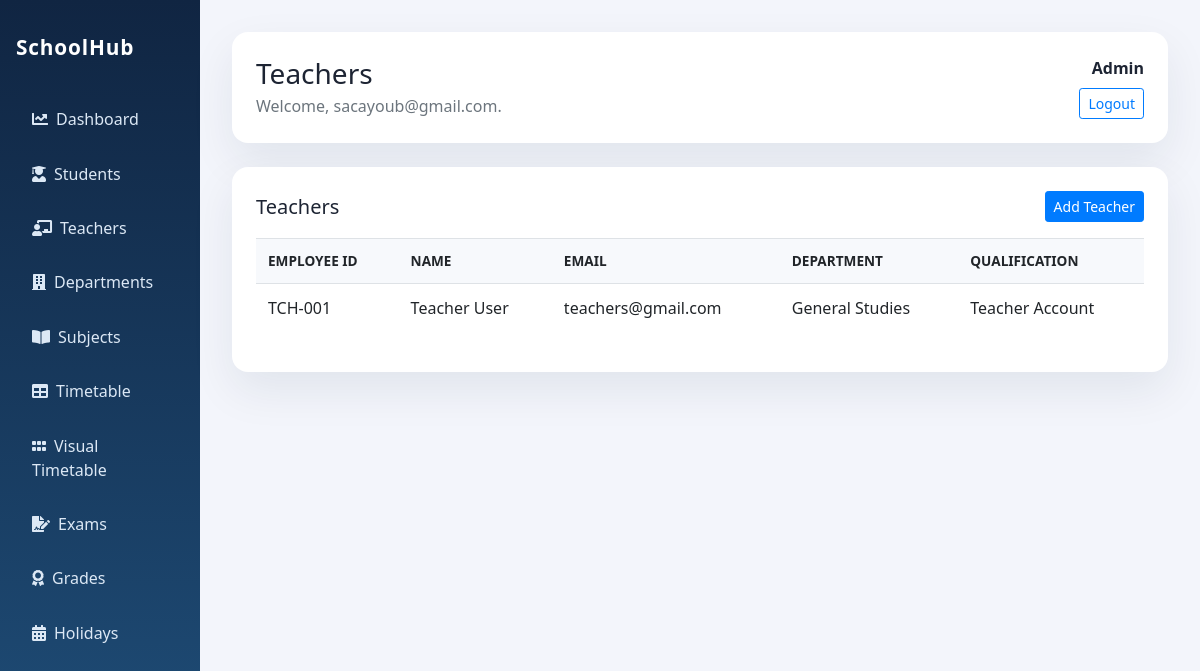
The app's page /teachers/ (signed in) with its own data.
### home_auth/models.py (models this page shows, shortened)
class CustomUser(AbstractUser):
    username = models.CharField(max_length=100, unique=True)
    email = models.EmailField(max_length=255, unique=True, db_index=True)
    is_authorized = models.BooleanField(default=False)
    login_token = models.CharField(max_length=6, blank=True, null=True)
    first_name = models.CharField(max_length=30, blank=True)
    last_name = models.CharField(max_length=30, blank=True)
    date_joined = models.DateTimeField(auto_now_add=True)
    is_student = models.BooleanField(default=False)
    is_admin = models.BooleanField(default=False)
    is_teacher = models.BooleanField(default=False)
    USERNAME_FIELD = "email"
    REQUIRED_FIELDS = []
    objects = CustomUserManager()
    class Meta:
        ordering = ["email"]
    @property
    def role(self):
        if self.is_superuser or self.is_admin:
            return "Admin"
        if self.is_teacher:
            return "Teacher"
        if self.is_student:
            return "Student"
        return "User"

### faculty/models.py (models this page shows, shortened)
class TeacherProfile(models.Model):
    user = models.OneToOneField(
        settings.AUTH_USER_MODEL,
        on_delete=models.SET_NULL,
        related_name="teacher_profile",
        null=True,
        blank=True,
    )
    department = models.ForeignKey(
        Department,
        on_delete=models.SET_NULL,
        related_name="teachers",
        null=True,
        blank=True,
    )
    employee_id = models.CharField(max_length=20, unique=True)
    first_name = models.CharField(max_length=100)
    last_name = models.CharField(max_length=100)
    email = models.EmailField(unique=True)
    phone_number = models.CharField(max_length=20)
    qualification = models.CharField(max_length=255)
    hire_date = models.DateField()
    is_active = models.BooleanField(default=True)
    created_at = models.DateTimeField(auto_now_add=True)
    class Meta:
        ordering = ["first_name", "last_name"]
    @property
    def full_name(self):
        return f"{self.first_name} {self.last_name}".strip()

class Department(models.Model):
    name = models.CharField(max_length=150, unique=True)
    description = models.TextField(blank=True)
    created_at = models.DateTimeField(auto_now_add=True)
    class Meta:
        ordering = ["name"]
    def __str__(self):
        return self.name

### faculty/views.py (the view)
# urls.py: path("teachers/", views.teacher_list, name="teacher_list"),
@login_required
def teacher_list(request):
    teachers = TeacherProfile.objects.select_related("department", "user").all()
    return render(request, "faculty/teacher-list.html", {"teachers": teachers})

### templates/faculty/teacher-list.html (shortened to what this page needs)
{% extends 'Home/base.html' %}
{% block page_title %}Teachers{% endblock %}
{% block body %}
<div class="content-card p-4">
    <div class="d-flex justify-content-between align-items-center mb-3">
        <h2 class="h5 mb-0">Teachers</h2>
        {% if request.user.is_admin or request.user.is_superuser %}
            <a href="{% url 'teacher_add' %}" class="btn btn-primary btn-sm">Add Teacher</a>
        {% endif %}
    </div>
    <div class="table-responsive">
        <table class="table">
            <thead>
                <tr>
                    <th>Employee ID</th>
                    <th>Name</th>
                    <th>Email</th>
                    <th>Department</th>
                    <th>Qualification</th>
                </tr>
            </thead>
            <tbody>
                {% for teacher in teachers %}
                    <tr>
                        <td>{{ teacher.employee_id }}</td>
                        <td>{{ teacher.full_name }}</td>
                        <td>{{ teacher.email }}</td>
                        <td>{{ teacher.department|default:"Not assigned" }}</td>
                        <td>{{ teacher.qualification }}</td>
                    </tr>
                {% empty %}
                    <tr><td colspan="5" class="text-muted">No teachers available.</td></tr>
                {% endfor %}
            </tbody>
        </table>
    </div>
</div>
{% endblock %}

### templates/Home/base.html (shortened to what this page needs)
{% load static %}
<!DOCTYPE html>
<html lang="en">
<head>
    <link rel="stylesheet" href="{% static 'assets/plugins/bootstrap/css/bootstrap.min.css' %}">
    <link rel="stylesheet" href="{% static 'assets/plugins/fontawesome/css/all.min.css' %}">
</head>
<body>
    <div class="container-fluid layout-shell">
        <div class="row">
            {% if request.user.is_authenticated %}
                <aside class="col-lg-2 col-md-3 sidebar-shell">
                    <div class="brand">SchoolHub</div>
                    <a href="{% url 'dashboard' %}"><i class="fas fa-chart-line mr-2"></i>Dashboard</a>
                    <a href="{% url 'student_list' %}"><i class="fas fa-user-graduate mr-2"></i>Students</a>
                    <a href="{% url 'teacher_list' %}"><i class="fas fa-chalkboard-teacher mr-2"></i>Teachers</a>
                    <a href="{% url 'department_list' %}"><i class="fas fa-building mr-2"></i>Departments</a>
                    <a href="{% url 'subject_list' %}"><i class="fas fa-book-open mr-2"></i>Subjects</a>
                    <a href="{% url 'timetable_list' %}"><i class="fas fa-table mr-2"></i>Timetable</a>
                    <a href="{% url 'visual_timetable' %}"><i class="fas fa-grip-horizontal mr-2"></i>Visual Timetable</a>
                    <a href="{% url 'exam_list' %}"><i class="fas fa-file-signature mr-2"></i>Exams</a>
                    <a href="{% url 'result_list' %}"><i class="fas fa-award mr-2"></i>Grades</a>
                    <a href="{% url 'holiday_calendar' %}"><i class="fas fa-calendar-alt mr-2"></i>Holidays</a>
                </aside>
                <main class="col-lg-10 col-md-9 main-shell">
                    <div class="topbar-card p-4 mb-4 d-flex justify-content-between align-items-center flex-wrap">
                        <div>
                            <h1 class="h3 mb-1">{% block page_title %}Dashboard{% endblock %}</h1>
                            <p class="text-muted mb-0">Welcome, {{ request.user.first_name|default:request.user.email }}.</p>
                        </div>
                        <div class="text-right mt-3 mt-md-0">
                            <div class="font-weight-bold">{{ request.user.role }}</div>
                            <a href="{% url 'logout' %}" class="btn btn-outline-primary btn-sm mt-2">Logout</a>
                        </div>
                    </div>
                    {% block body %}{% endblock %}
                </main>
            {% endif %}
        </div>
    </div>
</body>
</html>

### templates/Home/base.html (style rules this page uses)
body { background: #f3f5fb; color: #1d2433; font-family: "Segoe UI", Arial, sans-serif; }
.layout-shell { min-height: 100vh; }
.sidebar-shell { background: linear-gradient(180deg, #102542 0%, #1f4e79 100%); min-height: 100vh; padding: 2rem 1rem; }
.sidebar-shell a { color: #dce8f5; border-radius: 0.75rem; display: block; margin-bottom: 0.4rem; padding: 0.75rem 1rem; text-decoration: none; }
.sidebar-shell .brand { color: #fff; font-size: 1.3rem; font-weight: 700; letter-spacing: 0.04em; margin-bottom: 2rem; }
.main-shell { padding: 2rem; }
.topbar-card, .content-card { background: #fff; border: 0; border-radius: 1rem; box-shadow: 0 18px 45px rgba(16, 37, 66, 0.08); }
.table thead th { background: #f7f9fc; border-bottom: 0; font-size: 0.85rem; text-transform: uppercase; }

### records on screen
CustomUser: user.first_name "sacayoub@gmail.com", user.role "Admin"
TeacherProfile: employee_id "TCH-001", full_name "Teacher User", email "teachers@gmail.com", department "General Studies", qualification "Teacher Account"
